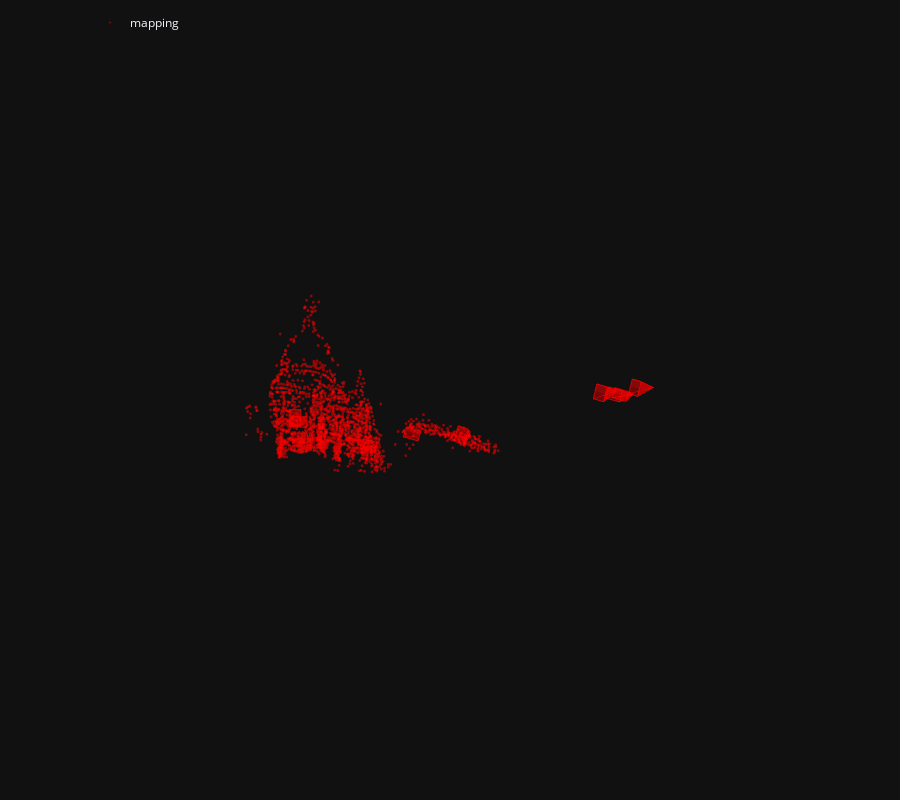

This figure's notebook cell:
### Markdown cell above
The we run incremental Structure-From-Motion and display the reconstructed 3D model.

### Code cell
model = reconstruction.main(sfm_dir, images, sfm_pairs, features, matches, image_list=references)
fig = viz_3d.init_figure()
viz_3d.plot_reconstruction(fig, model, color='rgba(255,0,0,0.5)', name="mapping")
fig.show()

### Figure 1 — Plotly figure (JSON) as saved in the notebook; plotly's stock layout.template omitted (floating-point values rounded to 4 significant figures; data arrays with more than 128 entries replaced by an {"elided": "..."} marker saying what was removed)
{"data": [{"legendgroup": "mapping", "marker": {"color": "rgba(255,0,0,0.5)", "line": {"width": 0}, "size": 1}, "mode": "markers", "name": "mapping", "type": "scatter3d", "x": {"elided": "1887 float values"}, "y": {"elided": "1887 float values"}, "z": {"elided": "1887 float values"}}, {"legendgroup": "mapping", "line": {"color": "rgba(255,0,0,0.5)"}, "marker": {"size": 0.0001}, "name": "1", "showlegend": false, "type": "scatter3d", "x": [0.1759, 0.3336, 0.2628, 0.1051, 0.1759], "y": [0.3122, 0.3731, 0.619, 0.558, 0.3122], "z": [2.258, 2.345, 2.302, 2.214, 2.258]}, {"color": "rgba(255,0,0,0.5)", "i": [0, 0, 0, 0], "j": [1, 2, 3, 4], "k": [2, 3, 4, 1], "legendgroup": "mapping", "name": "1", "showlegend": false, "type": "mesh3d", "x": [0.3686, 0.1759, 0.3336, 0.2628, 0.1051, 0.1759], "y": [0.4613, 0.3122, 0.3731, 0.619, 0.558, 0.3122], "z": [2.014, 2.258, 2.345, 2.302, 2.214, 2.258]}, {"legendgroup": "mapping", "line": {"color": "rgba(255,0,0,0.5)", "width": 1}, "mode": "lines", "name": "1", "showlegend": false, "type": "scatter3d", "x": [0.3686, 0.1759, 0.3336, 0.3686, 0.3336, 0.2628, 0.3686, 0.2628, 0.1051, 0.3686, 0.1051, 0.1759], "y": [0.4613, 0.3122, 0.3731, 0.4613, 0.3731, 0.619, 0.4613, 0.619, 0.558, 0.4613, 0.558, 0.3122], "z": [2.014, 2.258, 2.345, 2.014, 2.345, 2.302, 2.014, 2.302, 2.214, 2.014, 2.214, 2.258]}, {"legendgroup": "mapping", "line": {"color": "rgba(255,0,0,0.5)"}, "marker": {"size": 0.0001}, "name": "2", "showlegend": false, "type": "scatter3d", "x": [-1.348, -1.111, -1.158, -1.396, -1.348], "y": [0.6164, 0.6825, 0.8454, 0.7793, 0.6164], "z": [4.156, 4.251, 4.256, 4.161, 4.156]}, {"color": "rgba(255,0,0,0.5)", "i": [0, 0, 0, 0], "j": [1, 2, 3, 4], "k": [2, 3, 4, 1], "legendgroup": "mapping", "name": "2", "showlegend": false, "type": "mesh3d", "x": [-1.188, -1.348, -1.111, -1.158, -1.396, -1.348], "y": [0.7551, 0.6164, 0.6825, 0.8454, 0.7793, 0.6164], "z": [4.024, 4.156, 4.251, 4.256, 4.161, 4.156]}, {"legendgroup": "mapping", "line": {"color": "rgba(255,0,0,0.5)", "width": 1}, "mode": "lines", "name": "2", "showlegend": false, "type": "scatter3d", "x": [-1.188, -1.348, -1.111, -1.188, -1.111, -1.158, -1.188, -1.158, -1.396, -1.188, -1.396, -1.348], "y": [0.7551, 0.6164, 0.6825, 0.7551, 0.6825, 0.8454, 0.7551, 0.8454, 0.7793, 0.7551, 0.7793, 0.6164], "z": [4.024, 4.156, 4.251, 4.024, 4.251, 4.256, 4.024, 4.256, 4.161, 4.024, 4.161, 4.156]}, {"legendgroup": "mapping", "line": {"color": "rgba(255,0,0,0.5)"}, "marker": {"size": 0.0001}, "name": "3", "showlegend": false, "type": "scatter3d", "x": [-2.492, -2.237, -2.243, -2.499, -2.492], "y": [0.2324, 0.2376, 0.4061, 0.4009, 0.2324], "z": [3.65, 3.599, 3.582, 3.634, 3.65]}, {"color": "rgba(255,0,0,0.5)", "i": [0, 0, 0, 0], "j": [1, 2, 3, 4], "k": [2, 3, 4, 1], "legendgroup": "mapping", "name": "3", "showlegend": false, "type": "mesh3d", "x": [-2.409, -2.492, -2.237, -2.243, -2.499, -2.492], "y": [0.2974, 0.2324, 0.2376, 0.4061, 0.4009, 0.2324], "z": [3.408, 3.65, 3.599, 3.582, 3.634, 3.65]}, {"legendgroup": "mapping", "line": {"color": "rgba(255,0,0,0.5)", "width": 1}, "mode": "lines", "name": "3", "showlegend": false, "type": "scatter3d", "x": [-2.409, -2.492, -2.237, -2.409, -2.237, -2.243, -2.409, -2.243, -2.499, -2.409, -2.499, -2.492], "y": [0.2974, 0.2324, 0.2376, 0.2974, 0.2376, 0.4061, 0.2974, 0.4061, 0.4009, 0.2974, 0.4009, 0.2324], "z": [3.408, 3.65, 3.599, 3.408, 3.599, 3.582, 3.408, 3.582, 3.634, 3.408, 3.634, 3.65]}, {"legendgroup": "mapping", "line": {"color": "rgba(255,0,0,0.5)"}, "marker": {"size": 0.0001}, "name": "4", "showlegend": false, "type": "scatter3d", "x": [2.669, 2.885, 2.848, 2.632, 2.669], "y": [-0.576, -0.5075, -0.35, -0.4185, -0.576], "z": [-3.334, -3.234, -3.264, -3.363, -3.334]}, {"color": "rgba(255,0,0,0.5)", "i": [0, 0, 0, 0], "j": [1, 2, 3, 4], "k": [2, 3, 4, 1], "legendgroup": "mapping", "name": "4", "showlegend": false, "type": "mesh3d", "x": [2.972, 2.669, 2.885, 2.848, 2.632, 2.669], "y": [-0.4957, -0.576, -0.5075, -0.35, -0.4185, -0.576], "z": [-3.739, -3.334, -3.234, -3.264, -3.363, -3.334]}, {"legendgroup": "mapping", "line": {"color": "rgba(255,0,0,0.5)", "width": 1}, "mode": "lines", "name": "4", "showlegend": false, "type": "scatter3d", "x": [2.972, 2.669, 2.885, 2.972, 2.885, 2.848, 2.972, 2.848, 2.632, 2.972, 2.632, 2.669], "y": [-0.4957, -0.576, -0.5075, -0.4957, -0.5075, -0.35, -0.4957, -0.35, -0.4185, -0.4957, -0.4185, -0.576], "z": [-3.739, -3.334, -3.234, -3.739, -3.234, -3.264, -3.739, -3.264, -3.363, -3.739, -3.363, -3.334]}, {"legendgroup": "mapping", "line": {"color": "rgba(255,0,0,0.5)"}, "marker": {"size": 0.0001}, "name": "5", "showlegend": false, "type": "scatter3d", "x": [-2.483, -2.236, -2.225, -2.473, -2.483], "y": [0.5296, 0.5273, 0.694, 0.6963, 0.5296], "z": [4.318, 4.238, 4.266, 4.346, 4.318]}, {"color": "rgba(255,0,0,0.5)", "i": [0, 0, 0, 0], "j": [1, 2, 3, 4], "k": [2, 3, 4, 1], "legendgroup": "mapping", "name": "5", "showlegend": false, "type": "mesh3d", "x": [-2.417, -2.483, -2.236, -2.225, -2.473, -2.483], "y": [0.6491, 0.5296, 0.5273, 0.694, 0.6963, 0.5296], "z": [4.097, 4.318, 4.238, 4.266, 4.346, 4.318]}, {"legendgroup": "mapping", "line": {"color": "rgba(255,0,0,0.5)", "width": 1}, "mode": "lines", "name": "5", "showlegend": false, "type": "scatter3d", "x": [-2.417, -2.483, -2.236, -2.417, -2.236, -2.225, -2.417, -2.225, -2.473, -2.417, -2.473, -2.483], "y": [0.6491, 0.5296, 0.5273, 0.6491, 0.5273, 0.694, 0.6491, 0.694, 0.6963, 0.6491, 0.6963, 0.5296], "z": [4.097, 4.318, 4.238, 4.097, 4.238, 4.266, 4.097, 4.266, 4.346, 4.097, 4.346, 4.318]}, {"legendgroup": "mapping", "line": {"color": "rgba(255,0,0,0.5)"}, "marker": {"size": 0.0001}, "name": "6", "showlegend": false, "type": "scatter3d", "x": [-0.6548, -0.4185, -0.4679, -0.7041, -0.6548], "y": [0.3584, 0.4282, 0.5913, 0.5215, 0.3584], "z": [2.843, 2.939, 2.942, 2.846, 2.843]}, {"color": "rgba(255,0,0,0.5)", "i": [0, 0, 0, 0], "j": [1, 2, 3, 4], "k": [2, 3, 4, 1], "legendgroup": "mapping", "name": "6", "showlegend": false, "type": "mesh3d", "x": [-0.4894, -0.6548, -0.4185, -0.4679, -0.7041, -0.6548], "y": [0.5003, 0.3584, 0.4282, 0.5913, 0.5215, 0.3584], "z": [2.697, 2.843, 2.939, 2.942, 2.846, 2.843]}, {"legendgroup": "mapping", "line": {"color": "rgba(255,0,0,0.5)", "width": 1}, "mode": "lines", "name": "6", "showlegend": false, "type": "scatter3d", "x": [-0.4894, -0.6548, -0.4185, -0.4894, -0.4185, -0.4679, -0.4894, -0.4679, -0.7041, -0.4894, -0.7041, -0.6548], "y": [0.5003, 0.3584, 0.4282, 0.5003, 0.4282, 0.5913, 0.5003, 0.5913, 0.5215, 0.5003, 0.5215, 0.3584], "z": [2.697, 2.843, 2.939, 2.697, 2.939, 2.942, 2.697, 2.942, 2.846, 2.697, 2.846, 2.843]}, {"legendgroup": "mapping", "line": {"color": "rgba(255,0,0,0.5)"}, "marker": {"size": 0.0001}, "name": "7", "showlegend": false, "type": "scatter3d", "x": [2.384, 2.549, 2.494, 2.329, 2.384], "y": [-0.6284, -0.5761, -0.3393, -0.3916, -0.6284], "z": [-3.179, -3.111, -3.158, -3.227, -3.179]}, {"color": "rgba(255,0,0,0.5)", "i": [0, 0, 0, 0], "j": [1, 2, 3, 4], "k": [2, 3, 4, 1], "legendgroup": "mapping", "name": "7", "showlegend": false, "type": "mesh3d", "x": [2.703, 2.384, 2.549, 2.494, 2.329, 2.384], "y": [-0.5406, -0.6284, -0.5761, -0.3393, -0.3916, -0.6284], "z": [-3.763, -3.179, -3.111, -3.158, -3.227, -3.179]}, {"legendgroup": "mapping", "line": {"color": "rgba(255,0,0,0.5)", "width": 1}, "mode": "lines", "name": "7", "showlegend": false, "type": "scatter3d", "x": [2.703, 2.384, 2.549, 2.703, 2.549, 2.494, 2.703, 2.494, 2.329, 2.703, 2.329, 2.384], "y": [-0.5406, -0.6284, -0.5761, -0.5406, -0.5761, -0.3393, -0.5406, -0.3393, -0.3916, -0.5406, -0.3916, -0.6284], "z": [-3.763, -3.179, -3.111, -3.763, -3.111, -3.158, -3.763, -3.158, -3.227, -3.763, -3.227, -3.179]}, {"legendgroup": "mapping", "line": {"color": "rgba(255,0,0,0.5)"}, "marker": {"size": 0.0001}, "name": "8", "showlegend": false, "type": "scatter3d", "x": [-2.523, -2.338, -2.34, -2.526, -2.523], "y": [0.1243, 0.1219, 0.3776, 0.3799, 0.1243], "z": [3.592, 3.549, 3.525, 3.567, 3.592]}, {"color": "rgba(255,0,0,0.5)", "i": [0, 0, 0, 0], "j": [1, 2, 3, 4], "k": [2, 3, 4, 1], "legendgroup": "mapping", "name": "8", "showlegend": false, "type": "mesh3d", "x": [-2.491, -2.523, -2.338, -2.34, -2.526, -2.523], "y": [0.226, 0.1243, 0.1219, 0.3776, 0.3799, 0.1243], "z": [3.303, 3.592, 3.549, 3.525, 3.567, 3.592]}, {"legendgroup": "mapping", "line": {"color": "rgba(255,0,0,0.5)", "width": 1}, "mode": "lines", "name": "8", "showlegend": false, "type": "scatter3d", "x": [-2.491, -2.523, -2.338, -2.491, -2.338, -2.34, -2.491, -2.34, -2.526, -2.491, -2.526, -2.523], "y": [0.226, 0.1243, 0.1219, 0.226, 0.1219, 0.3776, 0.226, 0.3776, 0.3799, 0.226, 0.3799, 0.1243], "z": [3.303, 3.592, 3.549, 3.303, 3.549, 3.525, 3.303, 3.525, 3.567, 3.303, 3.567, 3.592]}, {"legendgroup": "mapping", "line": {"color": "rgba(255,0,0,0.5)"}, "marker": {"size": 0.0001}, "name": "9", "showlegend": false, "type": "scatter3d", "x": [2.951, 3.094, 3.036, 2.893, 2.951], "y": [-0.7309, -0.6843, -0.4476, -0.4943, -0.7309], "z": [-3.658, -3.591, -3.633, -3.7, -3.658]}, {"color": "rgba(255,0,0,0.5)", "i": [0, 0, 0, 0], "j": [1, 2, 3, 4], "k": [2, 3, 4, 1], "legendgroup": "mapping", "name": "9", "showlegend": false, "type": "mesh3d", "x": [3.294, 2.951, 3.094, 3.036, 2.893, 2.951], "y": [-0.6241, -0.7309, -0.6843, -0.4476, -0.4943, -0.7309], "z": [-4.254, -3.658, -3.591, -3.633, -3.7, -3.658]}, {"legendgroup": "mapping", "line": {"color": "rgba(255,0,0,0.5)", "width": 1}, "mode": "lines", "name": "9", "showlegend": false, "type": "scatter3d", "x": [3.294, 2.951, 3.094, 3.294, 3.094, 3.036, 3.294, 3.036, 2.893, 3.294, 2.893, 2.951], "y": [-0.6241, -0.7309, -0.6843, -0.6241, -0.6843, -0.4476, -0.6241, -0.4476, -0.4943, -0.6241, -0.4943, -0.7309], "z": [-4.254, -3.658, -3.591, -4.254, -3.591, -3.633, -4.254, -3.633, -3.7, -4.254, -3.7, -3.658]}, {"legendgroup": "mapping", "line": {"color": "rgba(255,0,0,0.5)"}, "marker": {"size": 0.0001}, "name": "10", "showlegend": false, "type": "scatter3d", "x": [2.571, 2.789, 2.747, 2.529, 2.571], "y": [-0.5752, -0.5102, -0.33, -0.395, -0.5752], "z": [-3.112, -3.011, -3.037, -3.138, -3.112]}, {"color": "rgba(255,0,0,0.5)", "i": [0, 0, 0, 0], "j": [1, 2, 3, 4], "k": [2, 3, 4, 1], "legendgroup": "mapping", "name": "10", "showlegend": false, "type": "mesh3d", "x": [2.949, 2.571, 2.789, 2.747, 2.529, 2.571], "y": [-0.4737, -0.5752, -0.5102, -0.33, -0.395, -0.5752], "z": [-3.691, -3.112, -3.011, -3.037, -3.138, -3.112]}, {"legendgroup": "mapping", "line": {"color": "rgba(255,0,0,0.5)", "width": 1}, "mode": "lines", "name": "10", "showlegend": false, "type": "scatter3d", "x": [2.949, 2.571, 2.789, 2.949, 2.789, 2.747, 2.949, 2.747, 2.529, 2.949, 2.529, 2.571], "y": [-0.4737, -0.5752, -0.5102, -0.4737, -0.5102, -0.33, -0.4737, -0.33, -0.395, -0.4737, -0.395, -0.5752], "z": [-3.691, -3.112, -3.011, -3.691, -3.011, -3.037, -3.691, -3.037, -3.138, -3.691, -3.138, -3.112]}], "layout": {"height": 800, "legend": {"orientation": "h", "x": 0.1, "xanchor": "left", "y": 0.99, "yanchor": "top"}, "margin": {"b": 0, "l": 0, "pad": 0, "r": 0, "t": 0}, "scene": {"aspectmode": "data", "camera": {"eye": {"x": 0, "y": -0.1, "z": -2}, "projection": {"type": "orthographic"}, "up": {"x": 0, "y": -1, "z": 0}}, "dragmode": "orbit", "xaxis": {"autorange": true, "showbackground": false, "showgrid": false, "showline": false, "showticklabels": true, "visible": false}, "yaxis": {"autorange": true, "showbackground": false, "showgrid": false, "showline": false, "showticklabels": true, "visible": false}, "zaxis": {"autorange": true, "showbackground": false, "showgrid": false, "showline": false, "showticklabels": true, "visible": false}}}}
